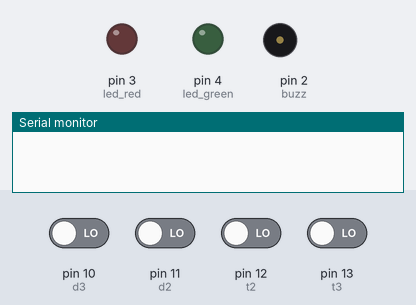
Recording of a sketch running on a simulated Arduino Uno, built with avr-gcc and run on an emulated ATmega328P. Parts: output pins drawn as LEDs (lit = HIGH), buzzer (waves = sounding), the last lines printed to the serial monitor. Inputs (shaded band) come from the test bench; at power-on: pin 10 (d3), pin 11 (d2), pin 12 (t2), pin 13 (t3) LOW.

Above: at 1.2 s.
1.3 s: pin 10 (d3) driven HIGH
At 4.1 s:
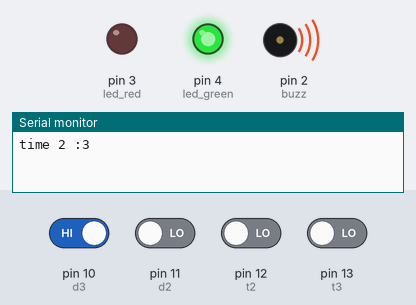
4.3 s: pin 13 (t3) driven HIGH
At 5.6 s:
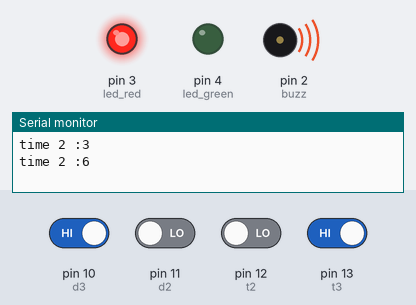
6.8 s: pin 13 (t3) driven LOW
8.8 s: pin 11 (d2) driven HIGH
At 11.7 s:
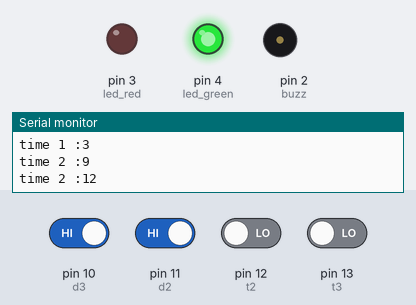
11.8 s: pin 10 (d3) driven LOW
At 14.2 s:
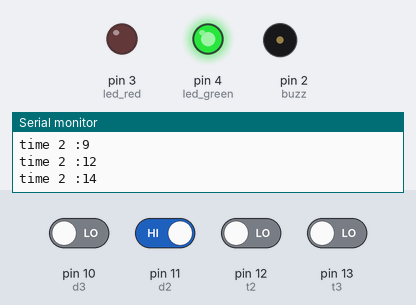
14.8 s: pin 12 (t2) driven HIGH
At 15.7 s:
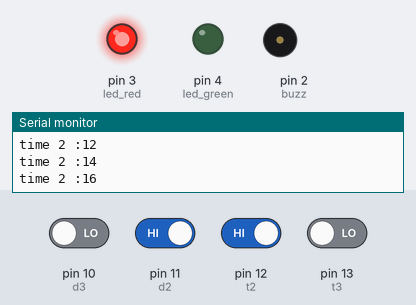
Timing chart, 0 to 18.8 s (numbered marks = the images above; inputs shaded):
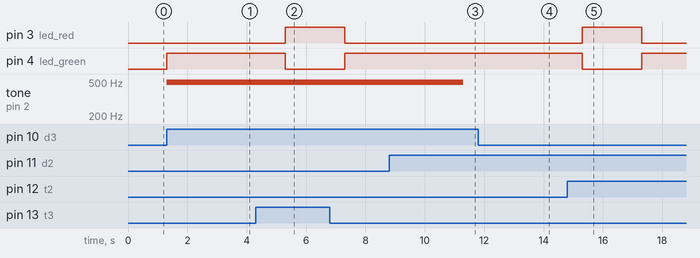

Measured:
- after the input at 1.3 s, pin 4 (led_green): LOW → HIGH at once; tone on pin 2 (buzz): silent → 494 Hz at once
- after the input at 4.3 s, pin 3 (led_red): LOW → HIGH after 1.0 s; pin 4 (led_green): HIGH → LOW after 1.0 s
- after the input at 8.8 s, tone on pin 2 (buzz): 494 Hz → silent after 2.5 s
- after the input at 11.8 s, tone on pin 2 (buzz): stays silent (without the input it goes to 494 Hz after 1.5 s)
- after the input at 14.8 s, pin 3 (led_red): LOW → HIGH after 0.50 s, → LOW 2.0 s later; pin 4 (led_green): HIGH → LOW after 0.50 s, → HIGH 2.0 s later

The sketch:

NBA.ino.ino
```cpp
int t3=13;
int t2=12;
int d2=11;
int d3=10;
int led_red=3;
int led_green=4;
int buzz = 2;
int valt3 = 0;
int valt2 = 0;
int vald3 = 0;
int vald2 = 0;
int pt=0;
int pd=0;

void setup() {
 Serial.begin(9600);
pinMode(t3, INPUT);
pinMode(t2, INPUT);
pinMode(d3, INPUT);
pinMode(d2, INPUT);
pinMode(led_red, OUTPUT);
pinMode(led_green, OUTPUT);
pinMode(buzz, OUTPUT);
}
void loop() {

valt3 = digitalRead(t3);
valt2 = digitalRead(t2);
vald3 = digitalRead(d3);
vald2 = digitalRead(d2);

if(valt3 == 1){
  digitalWrite(led_red, 1);
 tone(buzz,494,2000);
 delay(2000);
 digitalWrite(led_red, 0);
 pt= pt + 3;
 Serial.print("time 1 :");
 Serial.println(pt);
}
if(vald3 == 1){
  digitalWrite(led_green, 1);
 tone(buzz,494,2000);
 delay(2000);
 digitalWrite(led_green, 0);
 pd= pd + 3;
 Serial.print("time 2 :");
 Serial.println(pd);
}
if(valt2 == 1){
  digitalWrite(led_red, 1);
 delay(2000);
 digitalWrite(led_red, 0);
 pt= pt + 2;
 Serial.print("time 1 :");
 Serial.println(pt);
}
if(vald2 == 1){
  digitalWrite(led_green, 1);
 delay(2000);
 digitalWrite(led_green, 0);
 pd= pd + 2;
 Serial.print("time 2 :");
 Serial.println(pd);
}


}
```
